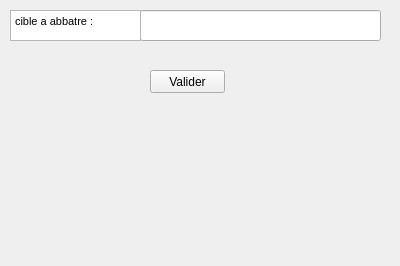
<?xml version="1.0" encoding="UTF-8"?>
<ui version="4.0">
 <class>insertResult</class>
 <widget class="QWidget" name="insertResult">
  <property name="geometry">
   <rect>
    <x>0</x>
    <y>0</y>
    <width>400</width>
    <height>266</height>
   </rect>
  </property>
  <property name="windowTitle">
   <string>insertResult</string>
  </property>
  <widget class="QLineEdit" name="lineEditSportif">
   <property name="geometry">
    <rect>
     <x>140</x>
     <y>10</y>
     <width>241</width>
     <height>31</height>
    </rect>
   </property>
  </widget>
  <widget class="QPushButton" name="pushButton_removeSportif">
   <property name="geometry">
    <rect>
     <x>150</x>
     <y>70</y>
     <width>75</width>
     <height>23</height>
    </rect>
   </property>
   <property name="text">
    <string>Valider</string>
   </property>
  </widget>
  <widget class="QTextEdit" name="textEdit">
   <property name="geometry">
    <rect>
     <x>10</x>
     <y>10</y>
     <width>131</width>
     <height>31</height>
    </rect>
   </property>
   <property name="html">
    <string>&lt;!DOCTYPE HTML PUBLIC &quot;-//W3C//DTD HTML 4.0//EN&quot; &quot;http://www.w3.org/TR/REC-html40/strict.dtd&quot;&gt;
&lt;html&gt;&lt;head&gt;&lt;meta name=&quot;qrichtext&quot; content=&quot;1&quot; /&gt;&lt;style type=&quot;text/css&quot;&gt;
p, li { white-space: pre-wrap; }
&lt;/style&gt;&lt;/head&gt;&lt;body style=&quot; font-family:'MS Shell Dlg 2'; font-size:8.25pt; font-weight:400; font-style:normal;&quot;&gt;
&lt;p style=&quot; margin-top:0px; margin-bottom:0px; margin-left:0px; margin-right:0px; -qt-block-indent:0; text-indent:0px;&quot;&gt;cible a abbatre :&lt;/p&gt;&lt;/body&gt;&lt;/html&gt;</string>
   </property>
  </widget>
  <widget class="QLabel" name="label_removeSportif">
   <property name="geometry">
    <rect>
     <x>10</x>
     <y>220</y>
     <width>361</width>
     <height>31</height>
    </rect>
   </property>
   <property name="text">
    <string/>
   </property>
  </widget>
 </widget>
 <resources/>
 <connections>
  <connection>
   <sender>pushButton_removeSportif</sender>
   <signal>clicked()</signal>
   <receiver>insertResult</receiver>
   <slot>refreshResult()</slot>
   <hints>
    <hint type="sourcelabel">
     <x>184</x>
     <y>70</y>
    </hint>
    <hint type="destinationlabel">
     <x>290</x>
     <y>89</y>
    </hint>
   </hints>
  </connection>
 </connections>
 <slots>
  <slot>refreshResult()</slot>
 </slots>
</ui>
